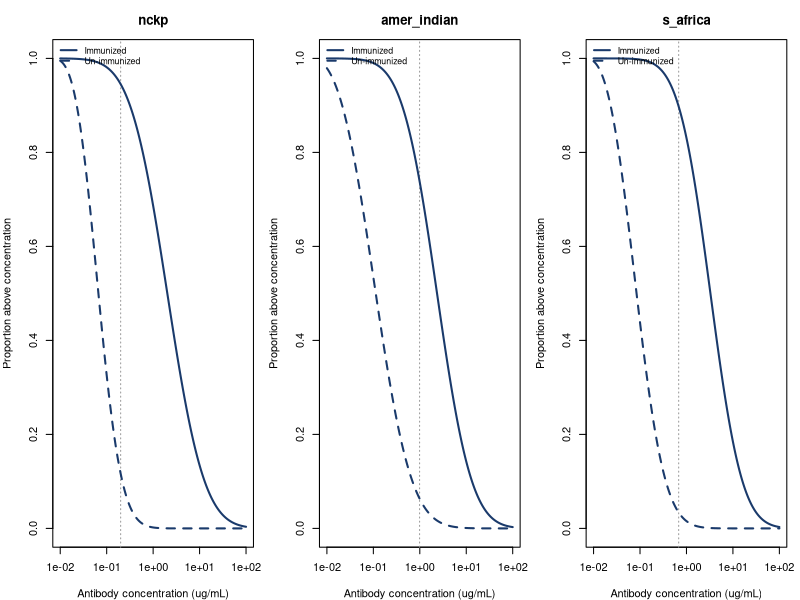

This chart was generated by the following R code:
# Sampling from fitted shifted lognormal distributions
# Model: X = theta + exp(mu + sigma * Z),  Z ~ N(0,1)
# Equivalently: (X - theta) ~ Lognormal(mu, sigma)
# GMC = exp(mu) + theta

# ------------------------------------------------------------
# Parameters from CDF fits (natural log scale)
# ------------------------------------------------------------

params <- data.frame(
  trial   = c("nckp", "nckp", "amer_indian", "amer_indian", "s_africa", "s_africa"),
  group   = c("Immunized", "Un-immunized", "Immunized", "Un-immunized", "Immunized", "Un-immunized"),
  mu      = c( 0.7031, -2.7895,  0.8544, -2.2223,  1.1878, -2.5469),
  sigma   = c( 1.4456,  0.9685,  1.3538,  1.4453,  1.2412,  1.1782),
  theta   = c( 0.0000,  0.0049,  0.0000,  0.0043,  0.0000,  0.0059),
  gmc     = c( 2.02,    0.0664,  2.35,    0.1127,   3.28,   0.0843)
)

# ------------------------------------------------------------
# Core functions
# ------------------------------------------------------------

#' Sample from a shifted lognormal distribution
#'
#' @param n       Number of samples
#' @param mu      Log-scale mean (natural log)
#' @param sigma   Log-scale standard deviation
#' @param theta   Shift parameter (minimum value; set 0 for standard lognormal)
#' @return Numeric vector of length n (antibody concentrations in ug/mL)
rshiftlnorm <- function(n, mu, sigma, theta = 0) {
  theta + rlnorm(n, meanlog = mu, sdlog = sigma)
}

#' CDF of the shifted lognormal
pshiftlnorm <- function(q, mu, sigma, theta = 0) {
  plnorm(q - theta, meanlog = mu, sdlog = sigma)
}

#' Quantile function of the shifted lognormal
qshiftlnorm <- function(p, mu, sigma, theta = 0) {
  theta + qlnorm(p, meanlog = mu, sdlog = sigma)
}

#' Density of the shifted lognormal
dshiftlnorm <- function(x, mu, sigma, theta = 0) {
  dlnorm(x - theta, meanlog = mu, sdlog = sigma)
}

# ------------------------------------------------------------
# Convenience wrapper: sample by trial and group name
# ------------------------------------------------------------

#' Sample antibody concentrations for a given trial and group
#'
#' @param n      Number of samples
#' @param trial  One of "nckp", "amer_indian", "s_africa"
#' @param group  One of "Immunized", "Un-immunized"
#' @return Numeric vector of antibody concentrations (ug/mL)
sample_antibody <- function(n, trial, group) {
  row <- params[params$trial == trial & params$group == group, ]
  if (nrow(row) == 0) stop("Unknown trial/group combination")
  rshiftlnorm(n, mu = row$mu, sigma = row$sigma, theta = row$theta)
}

# ------------------------------------------------------------
# Examples
# ------------------------------------------------------------

set.seed(42)

# Sample 1000 subjects from each group
samples <- lapply(seq_len(nrow(params)), function(i) {
  rshiftlnorm(1000, mu = params$mu[i], sigma = params$sigma[i], theta = params$theta[i])
})
names(samples) <- paste(params$trial, params$group, sep = " - ")

# Check geometric means recover published values
cat("Geometric mean check (sample vs published):\n")
for (nm in names(samples)) {
  gmc_sample   <- exp(mean(log(samples[[nm]])))
  gmc_published <- params$gmc[paste(params$trial, params$group, sep = " - ") == nm]
  cat(sprintf("  %-40s  sample GMC = %.3f  |  published GMC = %.3f\n",
              nm, gmc_sample, gmc_published))
}

# Proportion above a protective concentration threshold
cprot <- c(nckp = 0.20, `amer_indian` = 0.99, `s_africa` = 0.68)

cat("\nProportion of immunized subjects above [C]prot:\n")
for (trial in unique(params$trial)) {
  s    <- sample_antibody(100000, trial, "Immunized")
  prot <- mean(s > cprot[trial])
  row  <- params[params$trial == trial & params$group == "Immunized", ]
  # Exact value from CDF
  prot_exact <- 1 - pshiftlnorm(cprot[trial], row$mu, row$sigma, row$theta)
  cat(sprintf("  %-20s  [C]prot = %.2f  simulated = %.1f%%  exact = %.1f%%\n",
              trial, cprot[trial], prot * 100, prot_exact * 100))
}

# Quick plot (base R)
if (requireNamespace("graphics", quietly = TRUE)) {
  op <- par(mfrow = c(1, 3), mar = c(4, 4, 3, 1))
  trials <- unique(params$trial)
  cols   <- c(Immunized = "#1a3a6b", `Un-immunized` = "#1a3a6b")
  lty    <- c(Immunized = 1, `Un-immunized` = 2)

  for (trial in trials) {
    x_seq <- exp(seq(log(0.01), log(100), length.out = 500))
    plot(NA, xlim = c(0.01, 100), ylim = c(0, 1),
         log = "x", xlab = "Antibody concentration (ug/mL)",
         ylab = "Proportion above concentration", main = trial)
    abline(v = cprot[trial], col = "grey60", lty = 3)
    for (grp in c("Immunized", "Un-immunized")) {
      row <- params[params$trial == trial & params$group == grp, ]
      y   <- 1 - pshiftlnorm(x_seq, row$mu, row$sigma, row$theta)
      lines(x_seq, y, col = cols[grp], lty = lty[grp], lwd = 2)
    }
    legend("topleft", legend = c("Immunized", "Un-immunized"),
           col = "#1a3a6b", lty = c(1, 2), lwd = 2, bty = "n", cex = 0.8)
  }
  par(op)
}
